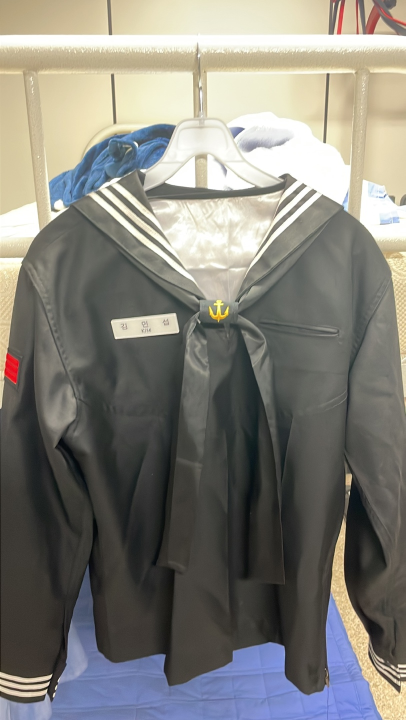
#> input picture AI(BE)/image/full_navy_01.jpg, 811 x 1440 px (shown at 1/2 size)
$ python -i NavyServiceUniformChecker.py   (imports and definitions only)
#> lines starting #> are read from the running program, lines starting #| are printed output that depends on the picture; after the words box and inside, x2 and y2 are one past the last pixel; in counts of white or black regions, pixels touching at a corner belong together
#> further down, picture is the input picture: shape (1440, 811, 3); mean B, G, R 121.3, 128.2, 129.9
from .utils import *
from .defines import *
from .ocr import OCR, draw_rectangle

class NavyServiceUniformChecker():
    def __init__(self):
        self.debug_mode = False

    # [13 lines left out: function getName, not called in this run]

    def getClasses(self, org_img):
        img = org_img.copy()
        hsv_img = cv2.cvtColor(img, cv2.COLOR_BGR2HSV)
#> hsv_img: shape (1440, 811, 3); mean H, S, V 39.6, 36.1, 136.6
        lower, upper = (0, 114, 212), (190, 255, 255) # 샘당 계급장 filter
        yellow_mask = cv2.inRange(hsv_img, lower, upper)
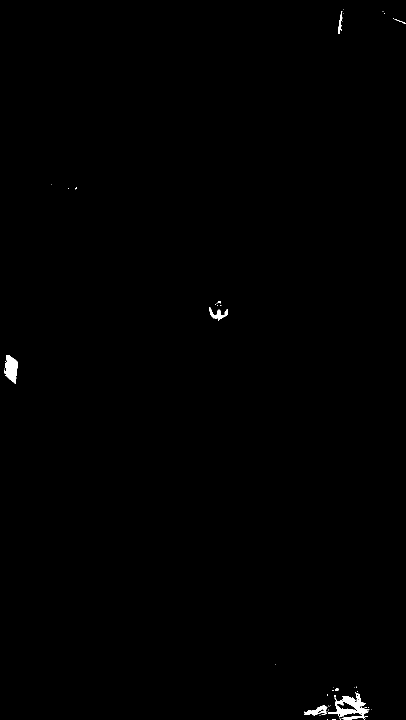
#> yellow_mask: shape (1440, 811) (shown at 1/2 size); 0.33% white; 52 white regions (45 under 20 px), largest, box (x1, y1, x2, y2) and area: (656, 1384, 739, 1440) 1712, (11, 710, 36, 768) 953, (608, 1411, 655, 1432) 430

        morphed_mask = cv2.morphologyEx(yellow_mask, cv2.MORPH_CLOSE, (10,2))
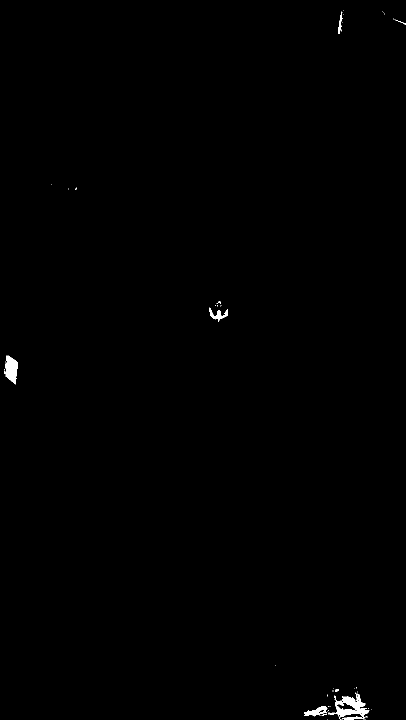
#> morphed_mask: shape (1440, 811) (shown at 1/2 size); 0.33% white; 47 white regions (40 under 20 px)
        masked_img = cv2.bitwise_and(img, img, mask=morphed_mask)
        contours, _ = cv2.findContours(morphed_mask, cv2.RETR_LIST, cv2.CHAIN_APPROX_SIMPLE)
#> contours = 59 contours, 51 with area under 20; largest, box (x1, y1, x2, y2) and area: (656, 1385, 739, 1440) 1866, (11, 711, 36, 769) 890, (608, 1412, 655, 1433) 418, (673, 1404, 715, 1424) 362, (418, 615, 456, 643) 310, (676, 23, 685, 68) 100, (635, 1418, 649, 1428) 52, (715, 1395, 720, 1408) 24

        classes_n = 0
        for contour in contours:
            area = cv2.contourArea(contour)
            if 10 < area:
                classes_n += 1
                cv2.drawContours(img, [contour], 0, Color.RED, -1)
#> this loop made 6 passes
#> (area, classes_n) on pass 6: (14.5, 1)
#> (contour, area) on passes 1, 2, 5: ([[654, 1439]], 0), ([[731, 1438]], 0), ([[639, 1431], [640, 1431]], 0)
#> after the loop, classes_n = 1


        if 1 <= classes_n <= 4:
            plt_imshow(['yellow filter', 'morphed mask', 'masked img', f'img {Classes.dic[classes_n]}'], [yellow_mask, morphed_mask, masked_img, img])
            return Classes.dic[classes_n]
        else:
            plt_imshow(['yellow filter', 'morphed mask', 'masked img', f'img None'], [yellow_mask, morphed_mask, masked_img, img])
            return None

    # [64 lines left out: function checkUniform, not called in this run]

>>> import cv2
>>> picture = cv2.imread('../image/full_navy_01.jpg')
#> (the run stopped early here; a loop or call above may not have finished)

$ run again, on AI(BE)/image/navy_02.jpg
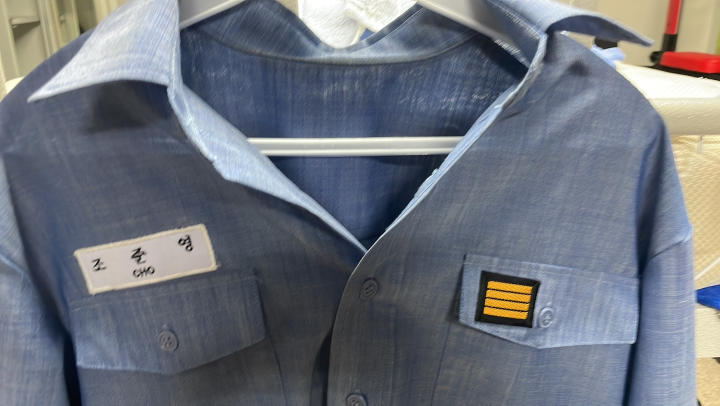
#> input picture AI(BE)/image/navy_02.jpg, 1440 x 811 px (shown at 1/2 size)
#> picture is the input picture: shape (811, 1440, 3); mean B, G, R 124, 114.4, 109.4
#> hsv_img: shape (811, 1440, 3); mean H, S, V 96.1, 55.7, 130.3
#> in getClasses, `yellow_mask = cv2.inRange(hsv_img, lower, upper)`:
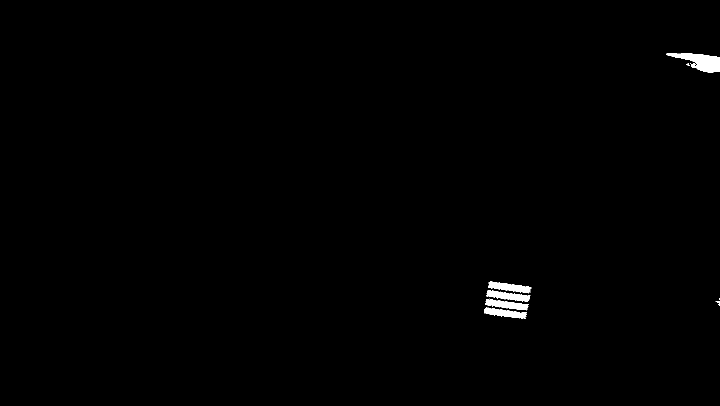
#> yellow_mask: shape (811, 1440) (shown at 1/2 size); 0.53% white; 14 white regions (7 under 20 px), largest, box (x1, y1, x2, y2) and area: (1332, 106, 1440, 145) 2161, (976, 563, 1063, 586) 1030, (973, 580, 1061, 604) 1017
#> in getClasses, `morphed_mask = cv2.morphologyEx(yellow_mask, cv2.MORPH_CLOSE, (10,2))`:
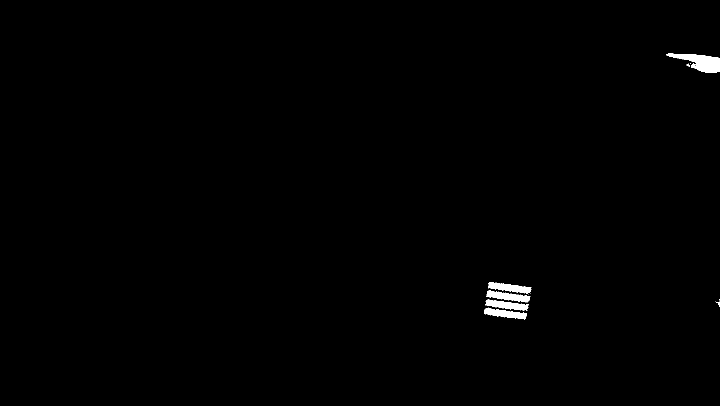
#> morphed_mask: shape (811, 1440) (shown at 1/2 size); 0.55% white; 12 white regions (5 under 20 px)
#> contours = 13 contours, 8 with area under 20; largest, box (x1, y1, x2, y2) and area: (1332, 107, 1440, 146) 2042, (976, 564, 1063, 587) 977, (973, 581, 1061, 605) 964, (970, 598, 1058, 622) 931, (968, 615, 1054, 639) 926
#> the loop in getClasses, `for contour in contours:` made 2 passes
#> (area, classes_n) on pass 2: (926.5, 1)
#> after the loop in getClasses, `for contour in contours:`: classes_n = 1
